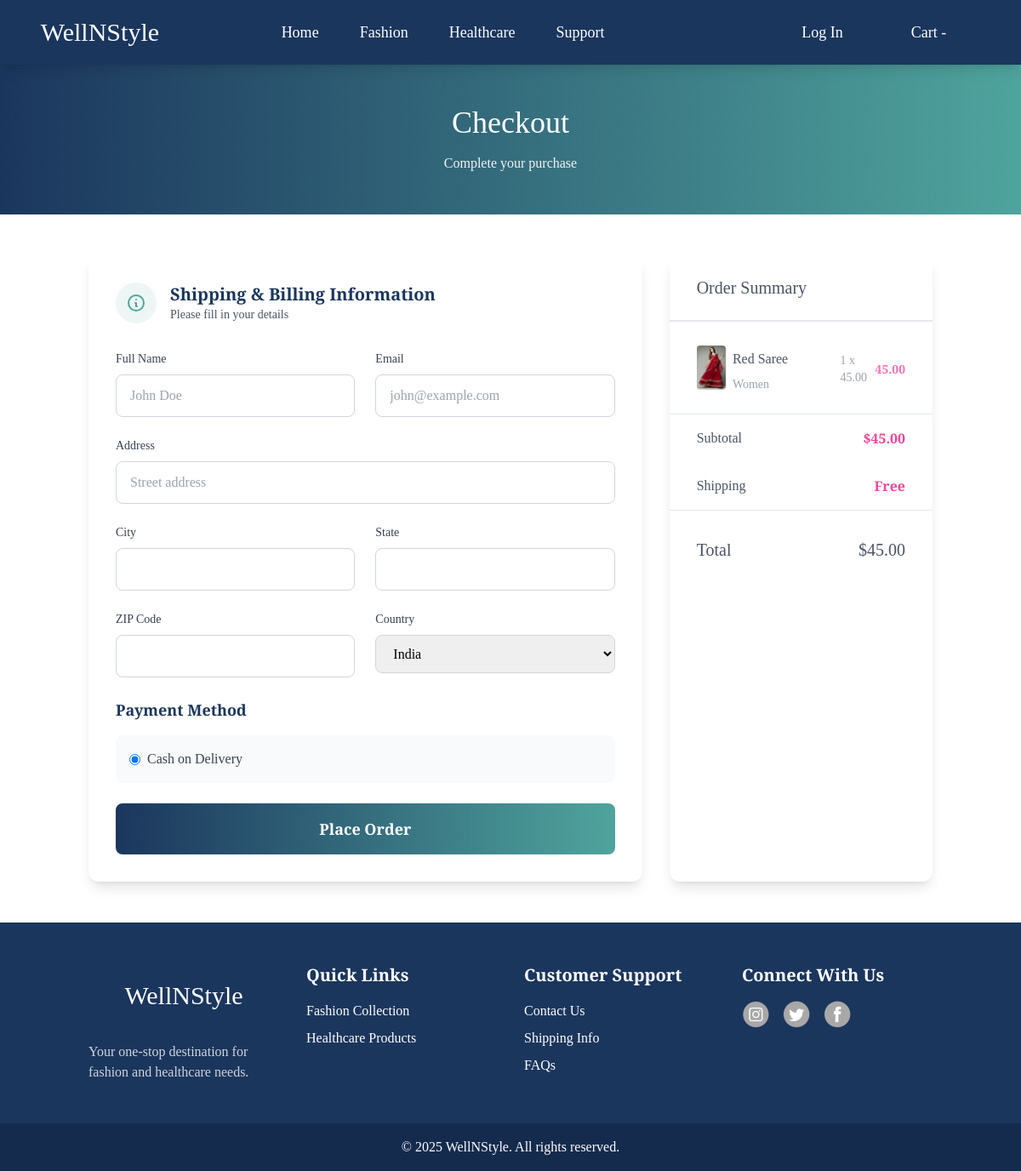
The page /order/7/ on the database its author committed.
### ecom/models.py (models this page shows, shortened)
class Product(models.Model):
    name = models.CharField(max_length=255)
    description = models.TextField()
    price = models.DecimalField(max_digits=10, decimal_places=2)
    category = models.ForeignKey(Category, on_delete=models.CASCADE)
    image = models.ImageField(upload_to='product/img')
    stock_quantity = models.IntegerField()

class Category(models.Model):
    name = models.CharField(max_length=100)
    description = models.TextField(blank=True)
    parent_category = models.ForeignKey('self', on_delete=models.CASCADE, null=True, blank=True)
    def __str__(self):
        return self.name

### ecom/views.py (the view)
# urls.py: path('order/<int:product_id>/', order_it, name='order'),
def order_it(request,product_id):
	product = get_object_or_404(Product, pk=product_id)
	return render(request,'ecom/order.html',{'product': product})

### ecom/templates/ecom/order.html (shortened to what this page needs)
{% extends 'ecom/base.html' %}
{% load static %}
{% block body %}
<div class="bg-gradient-to-r from-[#1B365D] to-[#4FA49D] py-12">
    <h1 class="text-4xl text-center text-white mb-4">Checkout</h1>
    <p class="text-center text-gray-100">Complete your purchase</p>
</div>
<div class="container mx-auto px-4 py-12">
    <div class="grid lg:grid-cols-3 gap-8">
        <div class="lg:col-span-2 bg-white rounded-xl shadow-lg p-8">
            <div class="flex items-center mb-8">
                <div class="bg-[#4FA49D]/10 p-3 rounded-full">
                    <svg class="w-6 h-6 text-[#4FA49D]" fill="none" stroke="currentColor" viewBox="0 0 24 24">
                        <path stroke-linecap="round" stroke-linejoin="round" stroke-width="2" d="M13 16h-1v-4h-1m1-4h.01M21 12a9 9 0 11-18 0 9 9 0 0118 0z" />
                    </svg>
                </div>
                <div class="ml-4">
                    <h2 class="text-xl font-semibold text-[#1B365D]">Shipping & Billing Information</h2>
                    <p class="text-gray-600 text-sm">Please fill in your details</p>
                </div>
            </div>
            <form id="payment-form" method="POST" action="{% url 'place_order' %}" class="space-y-6">
                <div class="grid md:grid-cols-2 gap-6">
                    <div>
                        <label class="block text-sm font-medium text-gray-700 mb-2">Full Name</label>
                        <input name="name" required class="w-full px-4 py-3 border border-gray-300 rounded-lg focus:ring-[#4FA49D] focus:border-[#4FA49D] transition-colors" placeholder="John Doe">
                    </div>
                    <div>
                        <label class="block text-sm font-medium text-gray-700 mb-2">Email</label>
                        <input name="email" type="email" required class="w-full px-4 py-3 border border-gray-300 rounded-lg focus:ring-[#4FA49D] focus:border-[#4FA49D] transition-colors" placeholder="john@example.com">
                    </div>
                    <div class="md:col-span-2">
                        <label class="block text-sm font-medium text-gray-700 mb-2">Address</label>
                        <input name="address" required class="w-full px-4 py-3 border border-gray-300 rounded-lg focus:ring-[#4FA49D] focus:border-[#4FA49D] transition-colors" placeholder="Street address">
                    </div>
                    <div>
                        <label class="block text-sm font-medium text-gray-700 mb-2">City</label>
                        <input name="city" required class="w-full px-4 py-3 border border-gray-300 rounded-lg focus:ring-[#4FA49D] focus:border-[#4FA49D] transition-colors">
                    </div>
                    <div>
                        <label class="block text-sm font-medium text-gray-700 mb-2">State</label>
                        <input name="state" required class="w-full px-4 py-3 border border-gray-300 rounded-lg focus:ring-[#4FA49D] focus:border-[#4FA49D] transition-colors">
                    </div>
                    <div>
                        <label class="block text-sm font-medium text-gray-700 mb-2">ZIP Code</label>
                        <input name="postal_code" required class="w-full px-4 py-3 border border-gray-300 rounded-lg focus:ring-[#4FA49D] focus:border-[#4FA49D] transition-colors">
                    </div>
                    <div>
                        <label class="block text-sm font-medium text-gray-700 mb-2">Country</label>
                        <select name="country" required class="w-full px-4 py-3 border border-gray-300 rounded-lg focus:ring-[#4FA49D] focus:border-[#4FA49D] transition-colors">
                            <option value="IN" selected>India</option>
                        </select>
                    </div>
                </div>
                <div class="mt-8">
                    <h3 class="text-lg font-semibold text-[#1B365D] mb-4">Payment Method</h3>
                    <div class="bg-gray-50 p-4 rounded-lg">
                        <div class="flex items-center">
                            <input type="radio" name="payment_method" value="cod" checked class="text-[#4FA49D]">
                            <label class="ml-2 text-gray-700">Cash on Delivery</label>
                        </div>
                    </div>
                </div>
                <button type="submit" class="w-full bg-gradient-to-r from-[#1B365D] to-[#4FA49D] text-white py-4 rounded-lg hover:opacity-90 transition-opacity transform hover:scale-[1.02] duration-200 font-semibold text-lg">
                    Place Order
                </button>
            </form>
        </div>
        <div class="bg-white rounded-xl shadow-lg overflow-hidden">
            <h1 class="py-6 border-b-2 text-xl text-gray-600 px-8">Order Summary</h1>
            <ul class="py-6 border-b space-y-6 px-8">
                {% if is_cart_checkout %}
                    {% for item in cart_items %}
                    <li class="grid grid-cols-6 gap-2 border-b-1">
                        <div class="col-span-1 self-center">
                            <img src="/media/{{item.product.image}}" alt="Product" class="rounded w-full">
                        </div>
                        <div class="flex flex-col col-span-3 pt-2">
                            <span class="text-gray-600 text-md font-semi-bold">{{item.product.name}}</span>
                            <span class="text-gray-400 text-sm inline-block pt-2">{{item.product.category}}</span>
                        </div>
                        <div class="col-span-2 pt-3">
                            <div class="flex items-center space-x-2 text-sm justify-between">
                                <span class="text-gray-400">{{item.quantity}} x ${{item.product.price}}</span>
                                <span class="text-pink-400 font-semibold inline-block">${{item.total_price}}</span>
                            </div>
                        </div>
                    </li>
                    {% endfor %}
                {% else %}
                    <li class="grid grid-cols-6 gap-2 border-b-1">
                        <div class="col-span-1 self-center">
                            <img src="/media/{{product.image}}" alt="Product" class="rounded w-full">
                        </div>
                        <div class="flex flex-col col-span-3 pt-2">
                            <span class="text-gray-600 text-md font-semi-bold">{{product.name}}</span>
                            <span class="text-gray-400 text-sm inline-block pt-2">{{product.category}}</span>
                        </div>
                        <div class="col-span-2 pt-3">
                            <div class="flex items-center space-x-2 text-sm justify-between">
                                <span class="text-gray-400">1 x {{product.price}}</span>
                                <span class="text-pink-400 font-semibold inline-block">{{product.price}}</span>
                            </div>
                        </div>
                    </li>
                {% endif %}
            </ul>
            <div class="px-8 border-b">
                <div class="flex justify-between py-4 text-gray-600">
                    <span>Subtotal</span>
                    <span class="font-semibold text-pink-500">
                        {% if is_cart_checkout %}
                            ${{ total_price }}
                        {% else %}
                            ${{ product.price }}
                        {% endif %}
                    </span>
                </div>
                <div class="flex justify-between py-4 text-gray-600">
                    <span>Shipping</span>
                    <span class="font-semibold text-pink-500">Free</span>
                </div>
            </div>
            <div class="font-semibold text-xl px-8 flex justify-between py-8 text-gray-600">
                <span>Total</span>
                <span>
                    {% if is_cart_checkout %}
                        ${{ total_price }}
                    {% else %}
                        ${{ product.price }}
                    {% endif %}
                </span>
            </div>
        </div>
    </div>
</div>
{% endblock %}

### ecom/static/css/style.css (style rules this page uses)
* { font-family: "Josefin Slab", serif; font-optical-sizing: auto; font-weight: 400; font-style: normal; }

### rows shown on the page
Product: image (picture), name "Red Saree", category "Women", price "45.00"
